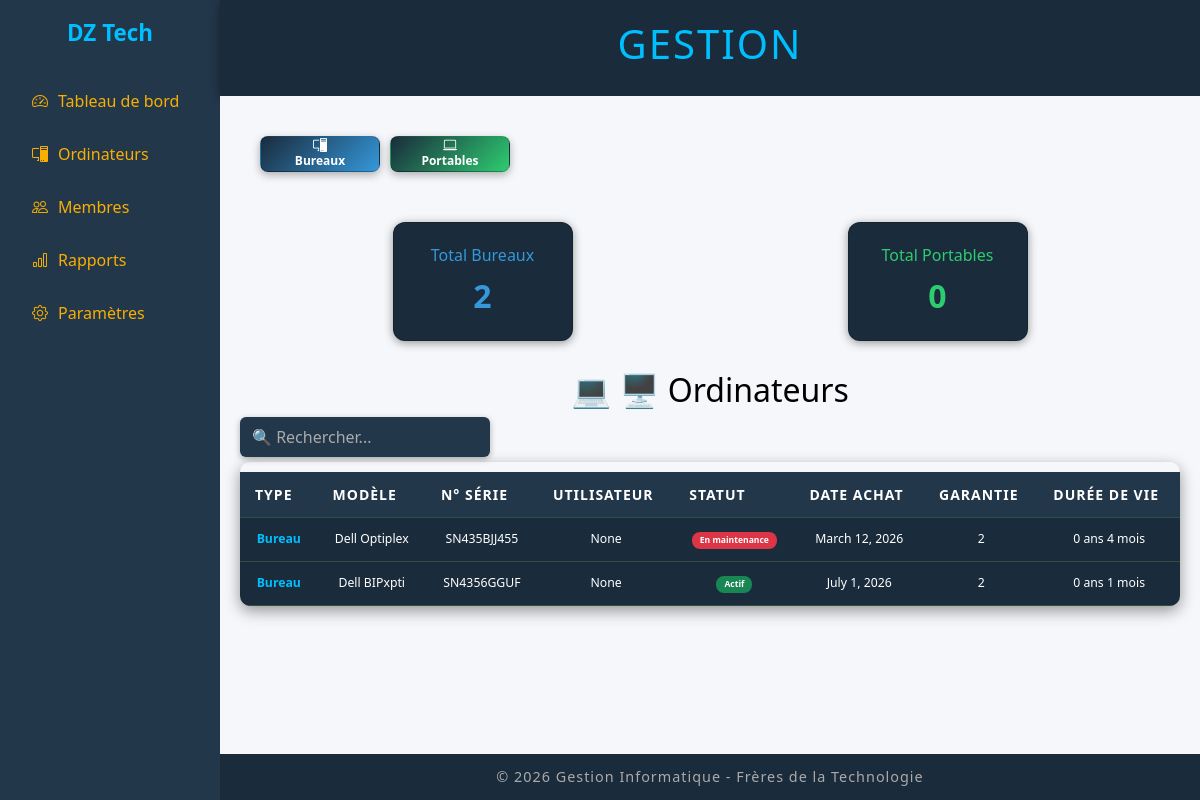
Before: /ordinateurs with the older database file.
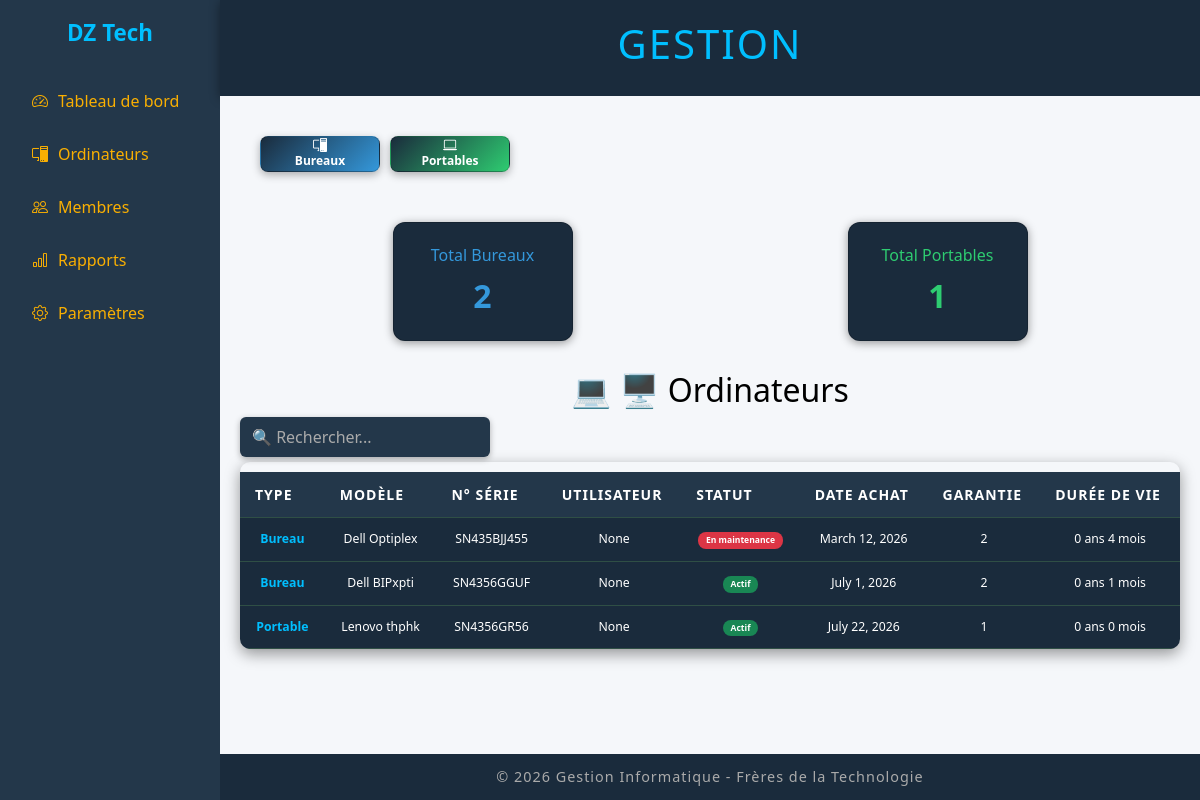
After: the same page with the newer database file.
### ordi/models.py (models this page shows, shortened)
class Ordinateur(models.Model):
    TYPE_CHOICES = [
        ("Bureau", "Bureau"),
        ("Portable", "Portable"),
    ]
    type = models.CharField(max_length=20, choices=TYPE_CHOICES)
    modele = models.CharField(max_length=100)
    designation = models.CharField(max_length=100)
    numero = models.CharField(max_length=100, unique=True)
    utilisateur = models.ForeignKey(Employe, on_delete=models.SET_NULL, null=True, blank=True)
    statut = models.CharField(max_length=50, choices=[
        ("Actif", "Actif"),
        ("Disponible", "Disponible"),
        ("En maintenance", "En maintenance"),
        ("Hord service", "Hord service"),
    ])
    date_achat = models.DateField(null=True, blank=True)
    garantie = models.CharField(max_length=50, null=True, blank=True)
    @property
    def duree_vie(self):
        if self.date_achat:
            delta = date.today() - self.date_achat
            annees = delta.days // 365
            mois = (delta.days % 365) // 30
            return f"{annees} ans {mois} mois"
        return "-"

### ordi/views.py (the view)
# urls.py: path("ordinateurs", views.ordinateurs, name='ordinateurs'),
def ordinateurs(request):
    pcs = Ordinateur.objects.all()
    bureaux = Ordinateur.objects.filter(type="Bureau")
    portables = Ordinateur.objects.filter(type="Portable")
    context = {
        "pcs": pcs,
        "bureaux": bureaux,
        "portables": portables,
    }
    return render(request, "ordinateurs.html", context)

### gesionordi/templates/ordinateurs.html (shortened to what this page needs)
{% extends "base.html" %}
{% block content %}
<section class="cards-row small">
  <div class="cards small">
    <div class="card blue bi bi-pc-display">
      <a href="{% url 'bureau' %}">Bureaux</a>
    </div>
    <div class="card green bi bi-laptop">
      <a href="{% url 'portable' %}">Portables</a>
    </div>
  </div>
</section>
<section class="cards">
  <div class="card blue">Total Bureaux<br><span>{{ bureaux|length }}</span></div>
  <div class="card green">Total Portables<br><span>{{ portables|length }}</span></div>
</section>
<h2 style="text-align: center">💻 🖥️ Ordinateurs</h2>
<section class="cards-row">
  <input type="text" id="searchPortable" placeholder="🔍 Rechercher..." class="search-input">
</section>
<div class="table-wrapper">
  <table id="portableTable">
    <thead>
      <tr class="small">
       <th>Type</th><th>Modèle</th><th>N° Série</th><th>Utilisateur</th><th>Statut</th><th>Date Achat</th><th>Garantie</th><th>Durée de Vie</th>
    </tr>
    </thead>
   <tbody>
    {% for pc in pcs %}
    <tr class="small">
      <td style="text-align: center;"class="small">{{ pc.type }}</td>
      <td style="text-align: center;"class="small">{{ pc.modele }}</td>
      <td style="text-align: center;"class="small">{{ pc.numero }}</td>
      <td style="text-align: center;"class="small">{{ pc.utilisateur }}</td>
      <td style="text-align: center;"class="small">
            {% if pc.statut == "Actif" %}
              <span class="badge bg-success">Actif</span>
            {% elif pc.statut == "Disponible" %}
              <span class="badge bg-info">Disponible</span>
            {% elif pc.statut == "En maintenance" %}
              <span class="badge bg-danger">En maintenance</span>
            {% else %}
              <span class="badge bg-secondary">{{ pc.statut }}</span>
            {% endif %}
      </td>
      <td style="text-align: center;" class="small">{{ pc.date_achat }}</td>
      <td style="text-align: center;"class="small">{{ pc.garantie }}</td>
      <td style="text-align: center;"class="small">{{ pc.duree_vie }}</td>
    </tr>
    {% endfor %}
  </tbody>
  </table>
</div>
{% endblock %}

Changed rows visible on the page:
added Ordinateur: type "Portable", modele "Lenovo thphk", numero "SN4356GR56", utilisateur "None", statut "Actif", date_achat "July 22, 2026", garantie "1", duree_vie "0 ans 0 mois"
Other visible differences:
{{ portables|length }}: "0" → "1"
